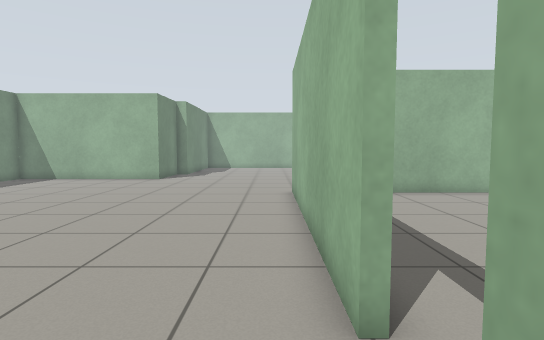
View 1 (above)

14 first-person views from a walk through a Gazebo world. The camera is 0.94 m above the floor, tilts 4° down and sees 80° across. The floor is counted in squares, 0.5 m on a side. Each view is taken from the middle of a square. On the plan, view 1 faces up. The plan holds only what a view shows up to about 17 squares ahead; the rest is blank.

View 2
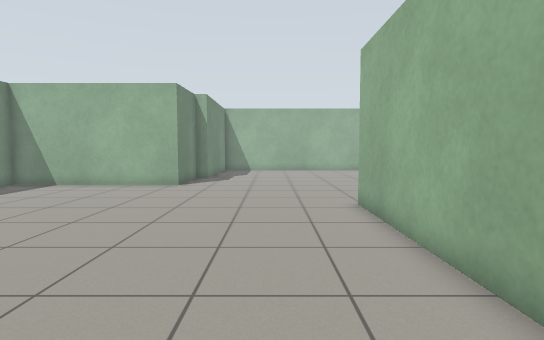

View 3
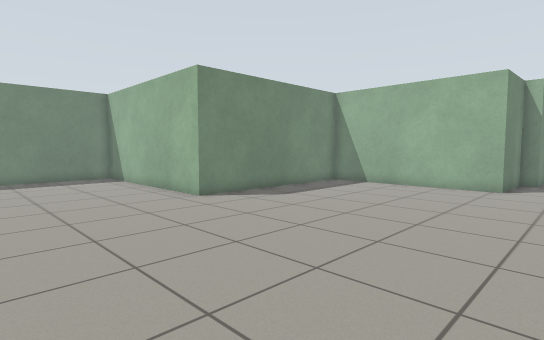

View 4
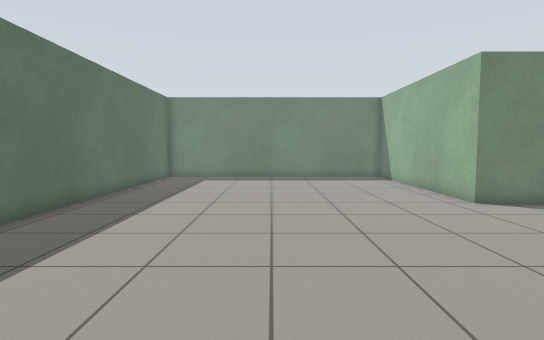

View 5
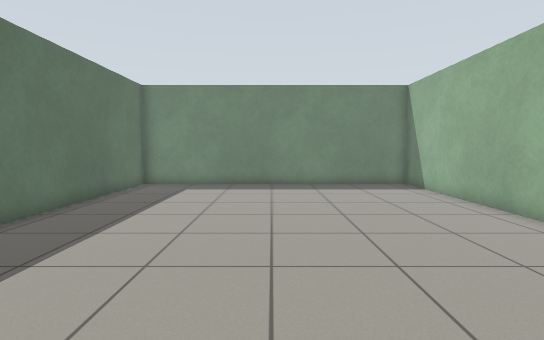

View 6
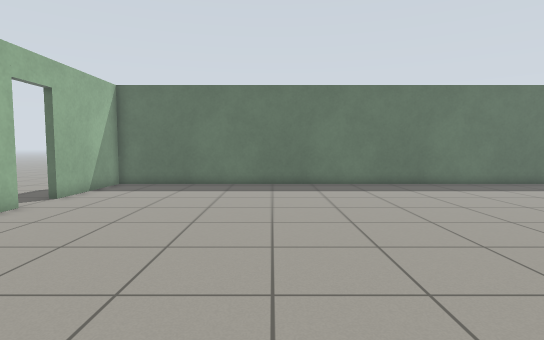

View 7
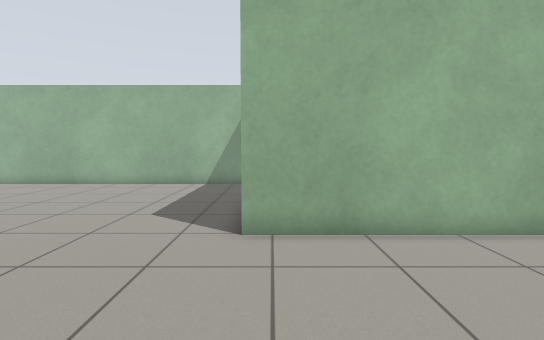

View 8
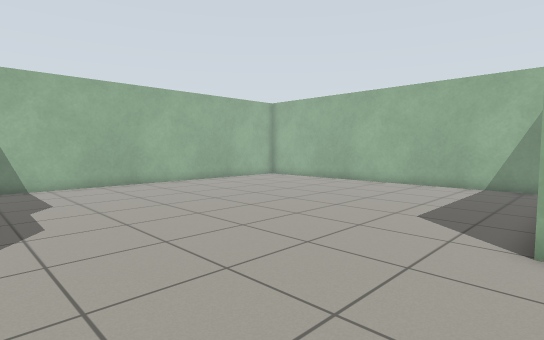

View 9
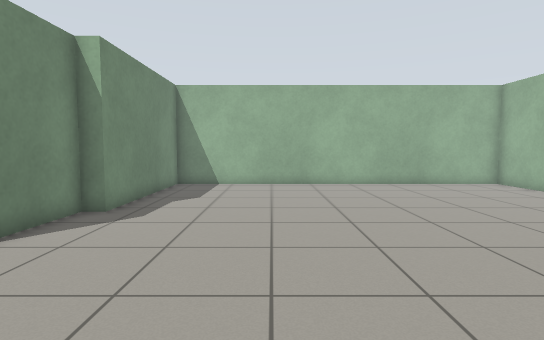

View 10
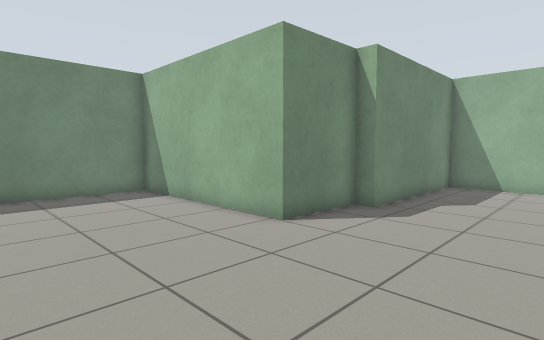

View 11
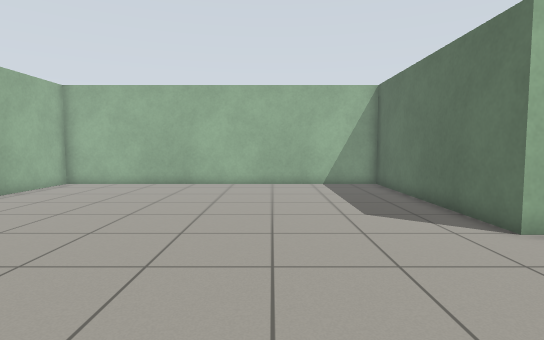

View 12
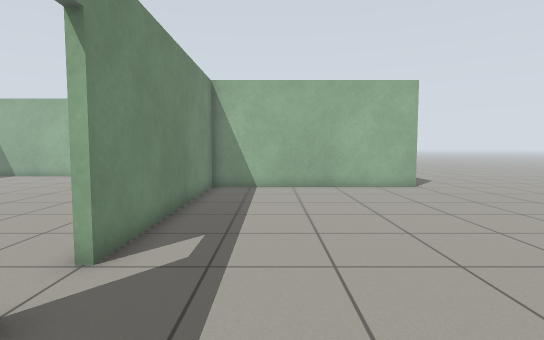

View 13
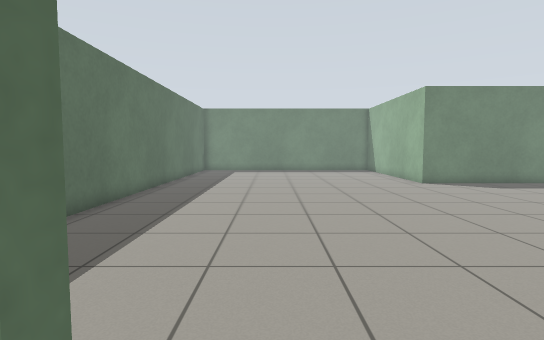

View 14
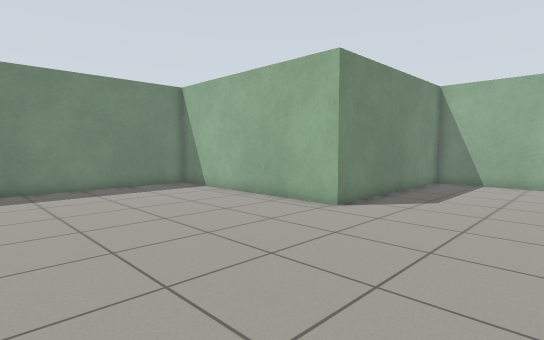

### Floor plan
Points are (right, up) in squares from view 1. A wall is a line through its corners. A room is listed if a view was taken in it or the views show most of it. See-through windows are left out.
Room 1 (views 1, 2, 3, 4, 5, 6, 7, 8, 9, 10, 11, 14)
walls: (0.9, 3.1) (0.9, 13.6) (10.6, 13.6) (10.6, 29.6) (-5.8, 29.6) (-5.8, 22.4) (-6.5, 22.4) (-6.6, 19.1) (-14.8, 19.1) (-14.8, 9.9) (-24.5, 9.9) (-24.5, -3.5) (0.9, -3.5) (0.9, 1.3)
ways out: open door at (1, 2.5) to room 2
Room 2 (views 12, 13)
walls: (10.9, 13.3) (1.2, 13.3) (1.2, 3.1)
ways out: open door at (1, 2.5) to room 1

Positions as (right, up) in squares from view 1, and headings:
1: (0, 0), facing up
2: (-2, 3), facing up
3: (-4, 3), facing up-left
4: (-4, 3), facing left
5: (-8, 3), facing left
6: (-7, 13), facing down
7: (-6, 13), facing right
8: (-6, 13), facing up-right
9: (-1, 13), facing up
10: (-1, 13), facing up-left
11: (-6, 19), facing right
12: (4, -2), facing up
13: (2, 2), facing left
14: (-9, 1), facing up-left
